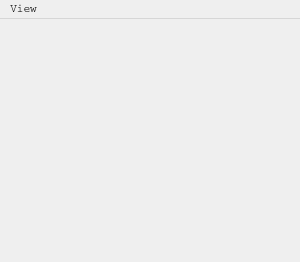
<?xml version="1.0" encoding="UTF-8"?>
<ui version="4.0">
 <class>MainWindow</class>
 <widget class="QMainWindow" name="MainWindow">
  <property name="geometry">
   <rect>
    <x>0</x>
    <y>0</y>
    <width>300</width>
    <height>262</height>
   </rect>
  </property>
  <property name="minimumSize">
   <size>
    <width>300</width>
    <height>0</height>
   </size>
  </property>
  <property name="maximumSize">
   <size>
    <width>300</width>
    <height>16777215</height>
   </size>
  </property>
  <property name="font">
   <font>
    <family>Courier</family>
    <pointsize>8</pointsize>
    <kerning>true</kerning>
   </font>
  </property>
  <property name="windowTitle">
   <string>EDP</string>
  </property>
  <property name="windowOpacity">
   <double>1.000000000000000</double>
  </property>
  <property name="toolButtonStyle">
   <enum>Qt::ToolButtonIconOnly</enum>
  </property>
  <property name="animated">
   <bool>true</bool>
  </property>
  <property name="documentMode">
   <bool>false</bool>
  </property>
  <property name="dockNestingEnabled">
   <bool>false</bool>
  </property>
  <property name="unifiedTitleAndToolBarOnMac">
   <bool>false</bool>
  </property>
  <widget class="QWidget" name="centralwidget">
      <layout class="QVBoxLayout" name="verticalLayout_2"/>
  </widget>
  <widget class="QMenuBar" name="menubar">
   <property name="geometry">
    <rect>
     <x>0</x>
     <y>0</y>
     <width>300</width>
        <height>21</height>
    </rect>
   </property>
   <widget class="QMenu" name="menuView">
    <property name="title">
     <string>View</string>
    </property>
   </widget>
   <addaction name="menuView"/>
  </widget>
  <widget class="QStatusBar" name="statusbar">
   <property name="sizeGripEnabled">
    <bool>false</bool>
   </property>
  </widget>
  <action name="actionOverview">
   <property name="checkable">
    <bool>true</bool>
   </property>
   <property name="checked">
    <bool>true</bool>
   </property>
   <property name="text">
    <string>Overview</string>
   </property>
  </action>
  <action name="actionEvent_list">
   <property name="checkable">
    <bool>true</bool>
   </property>
   <property name="checked">
    <bool>true</bool>
   </property>
   <property name="text">
    <string>Event list</string>
   </property>
  </action>
 </widget>
 <resources/>
 <connections/>
</ui>
